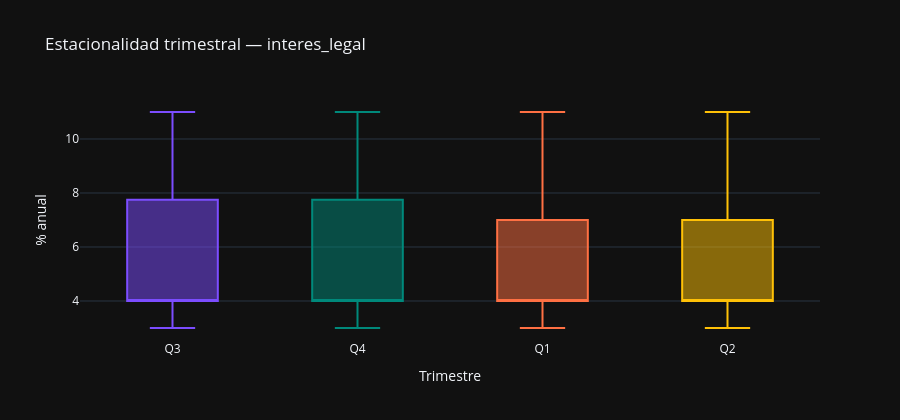

Notebook cell for this chart:
### Markdown cell above
### Análisis:

La estructura de autocorrelación a frecuencia trimestral confirma el patrón de la frecuencia mensual. En nivel, la ACF decae lentamente desde valores próximos a 1, en torno a 0,60 todavía en el lag 16, y la PACF concentra la señal en un pico dominante en el lag 1, la firma de un AR(1) con raíz próxima a 1 propia de una serie no estacionaria, con un pico negativo aislado en el lag 3 que refleja la periodicidad aproximada de los cambios de escalón.

La primera diferencia `Δ1` es la transformación más próxima al ruido blanco: su ACF y su PACF solo muestran un pico modesto en el lag 2 (aproximadamente +0,27) y el resto de lags caen dentro de la banda, coherente con una serie cuya variación es nula salvo en los escasos cambios por decreto. La diferencia interanual `Δ4` y la variación interanual porcentual presentan, en cambio, mayor persistencia: ambas parten de un lag 1 elevado (aproximadamente +0,80) y decaen de forma gradual, con la PACF mostrando picos adicionales, reflejo de las largas rachas de valores constantes que el filtro interanual arrastra. Las tres son estacionarias según los tests, pero la `Δ1` es la que deja la serie más limpia, lo que refuerza su elección como forma de cruce.

### Code cell
# Estacionalidad trimestral reconstruida desde y_q
if len(y_q) >= 8:
    colores_bp = ['#7C4DFF', '#00897B', '#FF7043', '#FFC107']
    df_box_q = pd.DataFrame({
        'trimestre': y_q.index.quarter.map({1: 'Q1', 2: 'Q2', 3: 'Q3', 4: 'Q4'}),
        'valor': y_q.values,
        'fecha': y_q.index.strftime('%Y-%m-%d'),
    })
    df_box_q['trimestre'] = pd.Categorical(df_box_q['trimestre'],
                                            categories=['Q1', 'Q2', 'Q3', 'Q4'], ordered=True)
    fig = px.box(
        df_box_q, x='trimestre', y='valor', color='trimestre',
        hover_data=['fecha'],
        title=f'Estacionalidad trimestral — {VAR_PRINCIPAL}',
        labels={'valor': UNIDADES, 'trimestre': 'Trimestre'},
        color_discrete_sequence=colores_bp,
    )
    fig.update_layout(showlegend=False, height=420)
    fig.show()

    medias_q = y_q.groupby(y_q.index.quarter).mean()
    cv_trimestral = medias_q.std() / medias_q.mean() * 100 if medias_q.mean() != 0 else 0
    medias_dict = {k: round(float(v), 3) for k, v in medias_q.items()}
    print('Media por trimestre:', medias_dict)
    estac = '(estacionalidad apreciable)' if cv_trimestral > 5 else '(estacionalidad leve)'
    print(f'CV entre trimestres: {cv_trimestral:.2f}% {estac}')

### Figure 1 — Plotly figure (JSON) as saved in the notebook; plotly's stock layout.template omitted (floating-point values rounded to 4 significant figures)
{"data": [{"alignmentgroup": "True", "customdata": [["1974-07-01"], ["1975-07-01"], ["1976-07-01"], ["1977-07-01"], ["1978-07-01"], ["1979-07-01"], ["1980-07-01"], ["1981-07-01"], ["1982-07-01"], ["1983-07-01"], ["1984-07-01"], ["1985-07-01"], ["1986-07-01"], ["1987-07-01"], ["1988-07-01"], ["1989-07-01"], ["1990-07-01"], ["1991-07-01"], ["1992-07-01"], ["1993-07-01"], ["1994-07-01"], ["1995-07-01"], ["1996-07-01"], ["1997-07-01"], ["1998-07-01"], ["1999-07-01"], ["2000-07-01"], ["2001-07-01"], ["2002-07-01"], ["2003-07-01"], ["2004-07-01"], ["2005-07-01"], ["2006-07-01"], ["2007-07-01"], ["2008-07-01"], ["2009-07-01"], ["2010-07-01"], ["2011-07-01"], ["2012-07-01"], ["2013-07-01"], ["2014-07-01"], ["2015-07-01"], ["2016-07-01"], ["2017-07-01"], ["2018-07-01"], ["2019-07-01"], ["2020-07-01"], ["2021-07-01"], ["2022-07-01"], ["2023-07-01"], ["2024-07-01"], ["2025-07-01"]], "hovertemplate": "Trimestre=%{x}<br>% anual=%{y}<br>fecha=%{customdata[0]}<extra></extra>", "legendgroup": "Q3", "marker": {"color": "#7C4DFF"}, "name": "Q3", "notched": false, "offsetgroup": "Q3", "orientation": "v", "showlegend": true, "type": "box", "x": ["Q3", "Q3", "Q3", "Q3", "Q3", "Q3", "Q3", "Q3", "Q3", "Q3", "Q3", "Q3", "Q3", "Q3", "Q3", "Q3", "Q3", "Q3", "Q3", "Q3", "Q3", "Q3", "Q3", "Q3", "Q3", "Q3", "Q3", "Q3", "Q3", "Q3", "Q3", "Q3", "Q3", "Q3", "Q3", "Q3", "Q3", "Q3", "Q3", "Q3", "Q3", "Q3", "Q3", "Q3", "Q3", "Q3", "Q3", "Q3", "Q3", "Q3", "Q3", "Q3"], "x0": " ", "xaxis": "x", "y": [4.0, 4.0, 4.0, 4.0, 4.0, 4.0, 4.0, 4.0, 4.0, 4.0, 8.0, 11.0, 10.5, 9.5, 9.0, 9.0, 10.0, 10.0, 10.0, 10.0, 9.0, 9.0, 9.0, 7.5, 5.5, 4.25, 4.25, 5.5, 4.25, 4.25, 3.75, 4.0, 4.0, 5.0, 5.5, 4.0, 4.0, 4.0, 4.0, 4.0, 4.0, 3.5, 3.0, 3.0, 3.0, 3.0, 3.0, 3.0, 3.0, 3.25, 3.25, 3.25], "y0": " ", "yaxis": "y"}, {"alignmentgroup": "True", "customdata": [["1974-10-01"], ["1975-10-01"], ["1976-10-01"], ["1977-10-01"], ["1978-10-01"], ["1979-10-01"], ["1980-10-01"], ["1981-10-01"], ["1982-10-01"], ["1983-10-01"], ["1984-10-01"], ["1985-10-01"], ["1986-10-01"], ["1987-10-01"], ["1988-10-01"], ["1989-10-01"], ["1990-10-01"], ["1991-10-01"], ["1992-10-01"], ["1993-10-01"], ["1994-10-01"], ["1995-10-01"], ["1996-10-01"], ["1997-10-01"], ["1998-10-01"], ["1999-10-01"], ["2000-10-01"], ["2001-10-01"], ["2002-10-01"], ["2003-10-01"], ["2004-10-01"], ["2005-10-01"], ["2006-10-01"], ["2007-10-01"], ["2008-10-01"], ["2009-10-01"], ["2010-10-01"], ["2011-10-01"], ["2012-10-01"], ["2013-10-01"], ["2014-10-01"], ["2015-10-01"], ["2016-10-01"], ["2017-10-01"], ["2018-10-01"], ["2019-10-01"], ["2020-10-01"], ["2021-10-01"], ["2022-10-01"], ["2023-10-01"], ["2024-10-01"], ["2025-10-01"]], "hovertemplate": "Trimestre=%{x}<br>% anual=%{y}<br>fecha=%{customdata[0]}<extra></extra>", "legendgroup": "Q4", "marker": {"color": "#00897B"}, "name": "Q4", "notched": false, "offsetgroup": "Q4", "orientation": "v", "showlegend": true, "type": "box", "x": ["Q4", "Q4", "Q4", "Q4", "Q4", "Q4", "Q4", "Q4", "Q4", "Q4", "Q4", "Q4", "Q4", "Q4", "Q4", "Q4", "Q4", "Q4", "Q4", "Q4", "Q4", "Q4", "Q4", "Q4", "Q4", "Q4", "Q4", "Q4", "Q4", "Q4", "Q4", "Q4", "Q4", "Q4", "Q4", "Q4", "Q4", "Q4", "Q4", "Q4", "Q4", "Q4", "Q4", "Q4", "Q4", "Q4", "Q4", "Q4", "Q4", "Q4", "Q4", "Q4"], "x0": " ", "xaxis": "x", "y": [4.0, 4.0, 4.0, 4.0, 4.0, 4.0, 4.0, 4.0, 4.0, 4.0, 8.0, 11.0, 10.5, 9.5, 9.0, 9.0, 10.0, 10.0, 10.0, 10.0, 9.0, 9.0, 9.0, 7.5, 5.5, 4.25, 4.25, 5.5, 4.25, 4.25, 3.75, 4.0, 4.0, 5.0, 5.5, 4.0, 4.0, 4.0, 4.0, 4.0, 4.0, 3.5, 3.0, 3.0, 3.0, 3.0, 3.0, 3.0, 3.0, 3.25, 3.25, 3.25], "y0": " ", "yaxis": "y"}, {"alignmentgroup": "True", "customdata": [["1975-01-01"], ["1976-01-01"], ["1977-01-01"], ["1978-01-01"], ["1979-01-01"], ["1980-01-01"], ["1981-01-01"], ["1982-01-01"], ["1983-01-01"], ["1984-01-01"], ["1985-01-01"], ["1986-01-01"], ["1987-01-01"], ["1988-01-01"], ["1989-01-01"], ["1990-01-01"], ["1991-01-01"], ["1992-01-01"], ["1993-01-01"], ["1994-01-01"], ["1995-01-01"], ["1996-01-01"], ["1997-01-01"], ["1998-01-01"], ["1999-01-01"], ["2000-01-01"], ["2001-01-01"], ["2002-01-01"], ["2003-01-01"], ["2004-01-01"], ["2005-01-01"], ["2006-01-01"], ["2007-01-01"], ["2008-01-01"], ["2009-01-01"], ["2010-01-01"], ["2011-01-01"], ["2012-01-01"], ["2013-01-01"], ["2014-01-01"], ["2015-01-01"], ["2016-01-01"], ["2017-01-01"], ["2018-01-01"], ["2019-01-01"], ["2020-01-01"], ["2021-01-01"], ["2022-01-01"], ["2023-01-01"], ["2024-01-01"], ["2025-01-01"]], "hovertemplate": "Trimestre=%{x}<br>% anual=%{y}<br>fecha=%{customdata[0]}<extra></extra>", "legendgroup": "Q1", "marker": {"color": "#FF7043"}, "name": "Q1", "notched": false, "offsetgroup": "Q1", "orientation": "v", "showlegend": true, "type": "box", "x": ["Q1", "Q1", "Q1", "Q1", "Q1", "Q1", "Q1", "Q1", "Q1", "Q1", "Q1", "Q1", "Q1", "Q1", "Q1", "Q1", "Q1", "Q1", "Q1", "Q1", "Q1", "Q1", "Q1", "Q1", "Q1", "Q1", "Q1", "Q1", "Q1", "Q1", "Q1", "Q1", "Q1", "Q1", "Q1", "Q1", "Q1", "Q1", "Q1", "Q1", "Q1", "Q1", "Q1", "Q1", "Q1", "Q1", "Q1", "Q1", "Q1", "Q1", "Q1"], "x0": " ", "xaxis": "x", "y": [4.0, 4.0, 4.0, 4.0, 4.0, 4.0, 4.0, 4.0, 4.0, 4.0, 11.0, 10.5, 9.5, 9.0, 9.0, 9.0, 10.0, 10.0, 10.0, 9.0, 9.0, 9.0, 7.5, 5.5, 4.25, 4.25, 5.5, 4.25, 4.25, 3.75, 4.0, 4.0, 5.0, 5.5, 5.5, 4.0, 4.0, 4.0, 4.0, 4.0, 3.5, 3.0, 3.0, 3.0, 3.0, 3.0, 3.0, 3.0, 3.25, 3.25, 3.25], "y0": " ", "yaxis": "y"}, {"alignmentgroup": "True", "customdata": [["1975-04-01"], ["1976-04-01"], ["1977-04-01"], ["1978-04-01"], ["1979-04-01"], ["1980-04-01"], ["1981-04-01"], ["1982-04-01"], ["1983-04-01"], ["1984-04-01"], ["1985-04-01"], ["1986-04-01"], ["1987-04-01"], ["1988-04-01"], ["1989-04-01"], ["1990-04-01"], ["1991-04-01"], ["1992-04-01"], ["1993-04-01"], ["1994-04-01"], ["1995-04-01"], ["1996-04-01"], ["1997-04-01"], ["1998-04-01"], ["1999-04-01"], ["2000-04-01"], ["2001-04-01"], ["2002-04-01"], ["2003-04-01"], ["2004-04-01"], ["2005-04-01"], ["2006-04-01"], ["2007-04-01"], ["2008-04-01"], ["2009-04-01"], ["2010-04-01"], ["2011-04-01"], ["2012-04-01"], ["2013-04-01"], ["2014-04-01"], ["2015-04-01"], ["2016-04-01"], ["2017-04-01"], ["2018-04-01"], ["2019-04-01"], ["2020-04-01"], ["2021-04-01"], ["2022-04-01"], ["2023-04-01"], ["2024-04-01"], ["2025-04-01"]], "hovertemplate": "Trimestre=%{x}<br>% anual=%{y}<br>fecha=%{customdata[0]}<extra></extra>", "legendgroup": "Q2", "marker": {"color": "#FFC107"}, "name": "Q2", "notched": false, "offsetgroup": "Q2", "orientation": "v", "showlegend": true, "type": "box", "x": ["Q2", "Q2", "Q2", "Q2", "Q2", "Q2", "Q2", "Q2", "Q2", "Q2", "Q2", "Q2", "Q2", "Q2", "Q2", "Q2", "Q2", "Q2", "Q2", "Q2", "Q2", "Q2", "Q2", "Q2", "Q2", "Q2", "Q2", "Q2", "Q2", "Q2", "Q2", "Q2", "Q2", "Q2", "Q2", "Q2", "Q2", "Q2", "Q2", "Q2", "Q2", "Q2", "Q2", "Q2", "Q2", "Q2", "Q2", "Q2", "Q2", "Q2", "Q2"], "x0": " ", "xaxis": "x", "y": [4.0, 4.0, 4.0, 4.0, 4.0, 4.0, 4.0, 4.0, 4.0, 4.0, 11.0, 10.5, 9.5, 9.0, 9.0, 10.0, 10.0, 10.0, 10.0, 9.0, 9.0, 9.0, 7.5, 5.5, 4.25, 4.25, 5.5, 4.25, 4.25, 3.75, 4.0, 4.0, 5.0, 5.5, 4.0, 4.0, 4.0, 4.0, 4.0, 4.0, 3.5, 3.0, 3.0, 3.0, 3.0, 3.0, 3.0, 3.0, 3.25, 3.25, 3.25], "y0": " ", "yaxis": "y"}], "layout": {"boxmode": "overlay", "height": 420, "legend": {"title": {"text": "Trimestre"}, "tracegroupgap": 0}, "showlegend": false, "title": {"text": "Estacionalidad trimestral — interes_legal"}, "xaxis": {"anchor": "y", "categoryarray": ["Q3", "Q4", "Q1", "Q2"], "categoryorder": "array", "domain": [0.0, 1.0], "title": {"text": "Trimestre"}}, "yaxis": {"anchor": "x", "domain": [0.0, 1.0], "title": {"text": "% anual"}}}}
